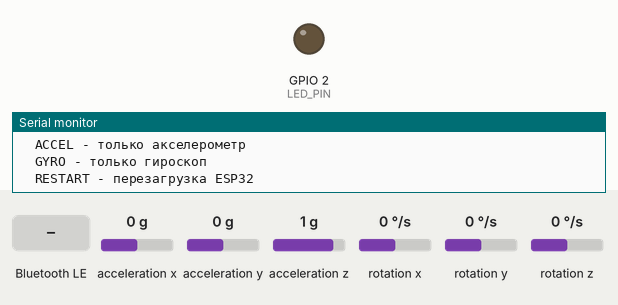
Recording of a sketch running on a simulated ESP32. Parts: output pins drawn as LEDs (lit = HIGH), the last lines printed to the serial monitor. Wiring (inferred from the names in the program): MPU-6050 motion sensor at I2C address 0x68. Inputs (shaded band) come from the test bench; at power-on: acceleration x 0 g, acceleration y 0 g, acceleration z 1 g, rotation x 0 °/s, rotation y 0 °/s, rotation z 0 °/s. Nothing arrives over Bluetooth unless stated; a phone connects over Bluetooth LE 3 s after start.

Above: at 3.9 s.
4.0 s: acceleration x set to -1.4 g
At 5.6 s:
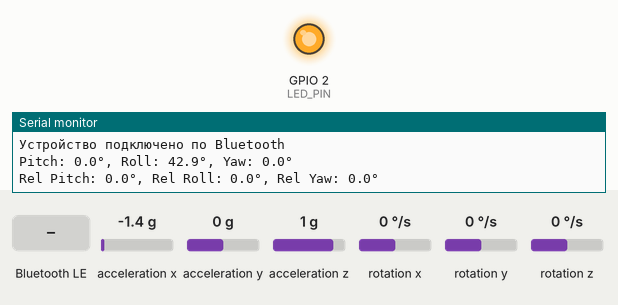
5.9 s: Bluetooth LE write "GET_DATA" received
7.4 s: Bluetooth LE write "RECALIBRATE" received
8.9 s: Bluetooth LE write "RESET_ANGLES" received
Timing chart, 0 to 11.4 s (numbered marks = the images above; inputs shaded):
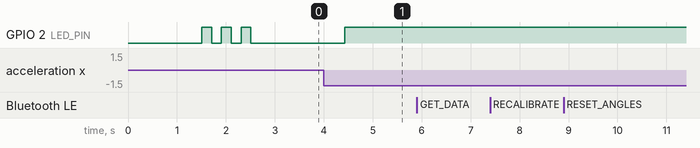

The sketch:

Bluetooth_v4.ino
```cpp
// VR_Head_MPU6050_Bluetooth.ino
#include <Wire.h>
#include <BLEDevice.h>
#include <BLEServer.h>
#include <BLEUtils.h>
#include <BLE2902.h>

// UUID для службы и характеристики
#define SERVICE_UUID        "4fafc201-1fb5-459e-8fcc-c5c9c331914b"
#define CHARACTERISTIC_UUID "beb5483e-36e1-4688-b7f5-ea07361b26a8"

// Настройки MPU6050
#define MPU_ADDR 0x68
#define SDA_PIN 21
#define SCL_PIN 22

// Настройка светодиода
#define LED_PIN 2

BLEServer* pServer = NULL;
BLECharacteristic* pCharacteristic = NULL;
bool deviceConnected = false;
bool oldDeviceConnected = false;

// Структура для данных с датчика
struct SensorData {
  float ax, ay, az;     // Ускорение (g)
  float gx, gy, gz;     // Гироскоп (°/s)
  float temperature;    // Температура (°C)
  unsigned long uptime; // Время работы (сек)
} sensorData;

// Данные ориентации
float pitch = 0, roll = 0, yaw = 0;
float lastSentPitch = 0, lastSentRoll = 0, lastSentYaw = 0;
float gyroOffsetX = 0, gyroOffsetY = 0, gyroOffsetZ = 0;
bool calibrated = false;
unsigned long lastTime = 0;

// Относительный ноль
float zeroPitch = 0, zeroRoll = 0, zeroYaw = 0;
bool zeroSet = false;

// Накопленные углы (без ограничений)
double accumulatedPitch = 0, accumulatedRoll = 0, accumulatedYaw = 0;
float prevPitch = 0, prevRoll = 0, prevYaw = 0;
bool firstMeasurement = true;

// Настройки отправки данных
unsigned long lastDataSend = 0;
const unsigned long SEND_INTERVAL = 50;
const float CHANGE_THRESHOLD = 1.0;

// Установка относительного нуля
void setZeroPoint() {
  zeroPitch = pitch;
  zeroRoll = roll;
  zeroYaw = yaw;
  zeroSet = true;

  // Сбрасываем накопленные углы при установке нуля
  accumulatedPitch = 0;
  accumulatedRoll = 0;
  accumulatedYaw = 0;
  prevPitch = pitch;
  prevRoll = roll;
  prevYaw = yaw;

  Serial.println("Zero point set");
  Serial.print("Zero Pitch: "); Serial.print(zeroPitch);
  Serial.print(" Roll: "); Serial.print(zeroRoll);
  Serial.print(" Yaw: "); Serial.println(zeroYaw);

  String message = "ZERO_SET:PITCH:" + String(zeroPitch, 2) +
                   ",ROLL:" + String(zeroRoll, 2) +
                   ",YAW:" + String(zeroYaw, 2);
  sendBluetoothMessage(message);
}

// Сброс относительного нуля
void resetZeroPoint() {
  zeroPitch = 0;
  zeroRoll = 0;
  zeroYaw = 0;
  zeroSet = false;

  accumulatedPitch = 0;
  accumulatedRoll = 0;
  accumulatedYaw = 0;
  prevPitch = pitch;
  prevRoll = roll;
  prevYaw = yaw;

  Serial.println("Zero point reset");
  sendBluetoothMessage("ZERO_RESET");
}

// Расчет накопленных углов (без ограничений)
void updateAccumulatedAngles() {
  if (firstMeasurement) {
    prevPitch = pitch;
    prevRoll = roll;
    prevYaw = yaw;
    firstMeasurement = false;
    return;
  }

  // Вычисляем разницу углов с учетом переходов через 180/-180
  float deltaPitch = pitch - prevPitch;
  float deltaRoll = roll - prevRoll;
  float deltaYaw = yaw - prevYaw;

  // Корректируем разницу для переходов через границу ±180
  if (deltaPitch > 180) deltaPitch -= 360;
  else if (deltaPitch < -180) deltaPitch += 360;

  if (deltaRoll > 180) deltaRoll -= 360;
  else if (deltaRoll < -180) deltaRoll += 360;

  if (deltaYaw > 180) deltaYaw -= 360;
  else if (deltaYaw < -180) deltaYaw += 360;

  // Накопление углов
  accumulatedPitch += deltaPitch;
  accumulatedRoll += deltaRoll;
  accumulatedYaw += deltaYaw;

  prevPitch = pitch;
  prevRoll = roll;
  prevYaw = yaw;
}

// Получение относительных углов (без ограничений)
double getRelativePitch() {
  if (!zeroSet) return accumulatedPitch;
  return accumulatedPitch - zeroPitch;
}

double getRelativeRoll() {
  if (!zeroSet) return accumulatedRoll;
  return accumulatedRoll - zeroRoll;
}

double getRelativeYaw() {
  if (!zeroSet) return accumulatedYaw;
  return accumulatedYaw - zeroYaw;
}

// Калибровка сенсора
void calibrateSensor() {
  Serial.println("Calibrating...");
  float sumX = 0, sumY = 0, sumZ = 0;

  // Используем низкоуровневое чтение
  for (int i = 0; i < 500; i++) {
    Wire.beginTransmission(MPU_ADDR);
    Wire.write(0x43); // регистр GYRO_XOUT_H
    Wire.endTransmission(false);
    Wire.requestFrom(MPU_ADDR, 6, true);

    if (Wire.available() >= 6) {
      int16_t gx_raw = Wire.read() << 8 | Wire.read();
      int16_t gy_raw = Wire.read() << 8 | Wire.read();
      int16_t gz_raw = Wire.read() << 8 | Wire.read();

      // Конвертация в °/s (±250 °/s диапазон -> 131 LSB/°/s)
      sumX += gx_raw / 131.0;
      sumY += gy_raw / 131.0;
      sumZ += gz_raw / 131.0;
    }
    delay(2);
  }

  gyroOffsetX = sumX / 500;
  gyroOffsetY = sumY / 500;
  gyroOffsetZ = sumZ / 500;
  calibrated = true;

  Serial.println("Calibration complete");
  Serial.print("Offsets - X: "); Serial.print(gyroOffsetX, 4);
  Serial.print(" Y: "); Serial.print(gyroOffsetY, 4);
  Serial.print(" Z: "); Serial.println(gyroOffsetZ, 4);
}

// Формирование строки с данными для отправки
String getSensorDataString() {
  // Обновляем накопленные углы
  updateAccumulatedAngles();

  // Получаем относительные углы
  double relPitch = getRelativePitch();
  double relRoll = getRelativeRoll();
  double relYaw = getRelativeYaw();

  // Формируем строку аналогично WiFi версии
  String data = "PITCH:" + String(pitch, 1) +
                ",ROLL:" + String(roll, 1) +
                ",YAW:" + String(yaw, 1) +
                ",REL_PITCH:" + String(relPitch, 2) +
                ",REL_ROLL:" + String(relRoll, 2) +
                ",REL_YAW:" + String(relYaw, 2) +
                ",ACC_PITCH:" + String(accumulatedPitch, 2) +
                ",ACC_ROLL:" + String(accumulatedRoll, 2) +
                ",ACC_YAW:" + String(accumulatedYaw, 2) +
                ",ZERO_SET:" + String(zeroSet ? "true" : "false");

  return data;
}

// Проверка изменения данных для отправки
bool dataChanged() {
  return (abs(pitch - lastSentPitch) >= CHANGE_THRESHOLD ||
          abs(roll - lastSentRoll) >= CHANGE_THRESHOLD ||
          abs(yaw - lastSentYaw) >= CHANGE_THRESHOLD);
}

// Расчет углов по акселерометру и гироскопу
void calculateAngles() {
  if (!calibrated) return;

  // Чтение сырых данных напрямую через I2C
  Wire.beginTransmission(MPU_ADDR);
  Wire.write(0x3B); // starting with register 0x3B (ACCEL_XOUT_H)
  Wire.endTransmission(false);
  Wire.requestFrom(MPU_ADDR, 14, true);

  if (Wire.available() >= 14) {
    // Чтение акселерометра
    int16_t ax_raw = Wire.read() << 8 | Wire.read();
    int16_t ay_raw = Wire.read() << 8 | Wire.read();
    int16_t az_raw = Wire.read() << 8 | Wire.read();

    // Чтение температуры
    int16_t temp_raw = Wire.read() << 8 | Wire.read();

    // Чтение гироскопа
    int16_t gx_raw = Wire.read() << 8 | Wire.read();
    int16_t gy_raw = Wire.read() << 8 | Wire.read();
    int16_t gz_raw = Wire.read() << 8 | Wire.read();

    // Конвертация в физические величины
    // ±2g диапазон -> 16384 LSB/g
    float ax = ax_raw / 16384.0;
    float ay = ay_raw / 16384.0;
    float az = az_raw / 16384.0;

    // Расчет температуры
    sensorData.temperature = (temp_raw / 340.0) + 36.53;

    // ±250 °/s диапазон -> 131 LSB/°/s
    float gx = gx_raw / 131.0 - gyroOffsetX;
    float gy = gy_raw / 131.0 - gyroOffsetY;
    float gz = gz_raw / 131.0 - gyroOffsetZ;

    // Расчет времени
    unsigned long currentTime = millis();
    float deltaTime = (currentTime - lastTime) / 1000.0;
    if (lastTime == 0) deltaTime = 0.01;
    lastTime = currentTime;

    // Углы по акселерометру
    float accelPitch = atan2(ay, az) * 180.0 / PI;
    float accelRoll = atan2(-ax, sqrt(ay * ay + az * az)) * 180.0 / PI;

    // Интегрирование гироскопа
    pitch += gx * deltaTime * 180.0 / PI;
    roll += gy * deltaTime * 180.0 / PI;
    yaw += gz * deltaTime * 180.0 / PI;

    // Комплементарный фильтр
    float alpha = 0.96;
    pitch = alpha * pitch + (1.0 - alpha) * accelPitch;
    roll = alpha * roll + (1.0 - alpha) * accelRoll;

    // Сохраняем также в структуру sensorData
    sensorData.ax = ax;
    sensorData.ay = ay;
    sensorData.az = az;
    sensorData.gx = gx;
    sensorData.gy = gy;
    sensorData.gz = gz;
    sensorData.uptime = millis() / 1000;
  }
}

// Отправка сообщения через Bluetooth
void sendBluetoothMessage(String message) {
  if (deviceConnected && pCharacteristic != NULL) {
    pCharacteristic->setValue(message.c_str());
    pCharacteristic->notify();
  }
}

// Класс обратного вызова для BLE сервера
class MyServerCallbacks: public BLEServerCallbacks {
    void onConnect(BLEServer* pServer) {
      deviceConnected = true;
      Serial.println("Устройство подключено по Bluetooth");
      digitalWrite(LED_PIN, HIGH); // Включаем светодиод при подключении
    };

    void onDisconnect(BLEServer* pServer) {
      deviceConnected = false;
      Serial.println("Устройство отключено от Bluetooth");
      digitalWrite(LED_PIN, LOW); // Выключаем светодиод при отключении
    }
};

// Класс обратного вызова для BLE характеристики
class MyCallbacks: public BLECharacteristicCallbacks {
    void onWrite(BLECharacteristic* pCharacteristic) {
      String value = pCharacteristic->getValue();

      if (value.length() > 0) {
        Serial.print("Получено по Bluetooth: ");
        Serial.println(value);

        // Обработка команд
        if (value == "GET_DATA") {
          String data = getSensorDataString();
          sendBluetoothMessage(data);
        }
        else if (value == "RECALIBRATE") {
          calibrated = false;
          calibrateSensor();
          sendBluetoothMessage("RECALIBRATION_COMPLETE");
        }
        else if (value == "RESET_ANGLES") {
          pitch = 0; roll = 0; yaw = 0;
          lastSentPitch = 0; lastSentRoll = 0; lastSentYaw = 0;
          resetZeroPoint();
          sendBluetoothMessage("ANGLES_RESET");

          // Отправляем обновленные данные
          String data = getSensorDataString();
          sendBluetoothMessage(data);
        }
        else if (value == "SET_ZERO") {
          setZeroPoint();
          sendBluetoothMessage("ZERO_POINT_SET");
        }
        else if (value == "RESET_ZERO") {
          resetZeroPoint();
          sendBluetoothMessage("ZERO_POINT_RESET");
        }
        else if (value == "LED ON") {
          digitalWrite(LED_PIN, HIGH);
          sendBluetoothMessage("LED_ON");
        }
        else if (value == "LED OFF") {
          digitalWrite(LED_PIN, LOW);
          sendBluetoothMessage("LED_OFF");
        }
        else if (value == "STATUS") {
          String status = "STATUS:Running,Uptime:" + String(millis() / 1000) +
                         "s,Calibrated:" + (calibrated ? "Yes" : "No") +
                         ",ZeroSet:" + (zeroSet ? "Yes" : "No");
          sendBluetoothMessage(status);
        }
        else if (value == "TEMP") {
          String tempMsg = "TEMPERATURE:" + String(sensorData.temperature, 2) + "C";
          sendBluetoothMessage(tempMsg);
        }
        else if (value == "DATA") {
          // Полные сырые данные с датчика
          String rawData = "RAW:" + String(sensorData.ax, 2) + "," +
                           String(sensorData.ay, 2) + "," +
                           String(sensorData.az, 2) + "," +
                           String(sensorData.gx, 2) + "," +
                           String(sensorData.gy, 2) + "," +
                           String(sensorData.gz, 2) + "," +
                           String(sensorData.temperature, 2);
          sendBluetoothMessage(rawData);
        }
        else if (value == "ACCEL") {
          String accelData = "ACCEL:" + String(sensorData.ax, 2) + "," +
                             String(sensorData.ay, 2) + "," +
                             String(sensorData.az, 2);
          sendBluetoothMessage(accelData);
        }
        else if (value == "GYRO") {
          String gyroData = "GYRO:" + String(sensorData.gx, 2) + "," +
                            String(sensorData.gy, 2) + "," +
                            String(sensorData.gz, 2);
          sendBluetoothMessage(gyroData);
        }
        else if (value == "RESTART") {
          sendBluetoothMessage("RESTARTING...");
          delay(100);
          ESP.restart();
        }
        else {
          // Эхо для неизвестных команд
          sendBluetoothMessage("ECHO:" + value);
        }
      }
    }
};

// Инициализация MPU6050
void initMPU6050() {
  Wire.beginTransmission(MPU_ADDR);
  Wire.write(0x6B); // PWR_MGMT_1 register
  Wire.write(0x00); // выход из sleep режима
  Wire.endTransmission(true);

  // Настройка гироскопа ±250 °/s
  Wire.beginTransmission(MPU_ADDR);
  Wire.write(0x1B); // GYRO_CONFIG register
  Wire.write(0x00);
  Wire.endTransmission(true);

  // Настройка акселерометра ±2g
  Wire.beginTransmission(MPU_ADDR);
  Wire.write(0x1C); // ACCEL_CONFIG register
  Wire.write(0x00);
  Wire.endTransmission(true);

  // Настройка фильтра
  Wire.beginTransmission(MPU_ADDR);
  Wire.write(0x1A); // CONFIG register
  Wire.write(0x03); // DLPF_CFG = 3
  Wire.endTransmission(true);
}

void setup() {
  Serial.begin(115200);

  // Настройка встроенного светодиода
  pinMode(LED_PIN, OUTPUT);
  digitalWrite(LED_PIN, LOW);

  // Инициализация I2C для MPU6050
  Wire.begin(SDA_PIN, SCL_PIN);
  Wire.setClock(400000);
  initMPU6050();

  // КАЛИБРАЦИЯ
  calibrateSensor();

  Serial.println("Запуск BLE сервера с MPU6050...");
  Serial.println("Используется алгоритм ориентации с прямым чтением I2C");

  // Инициализация BLE
  BLEDevice::init("VR_Head_Hom_001");

  // Создание сервера
  pServer = BLEDevice::createServer();
  pServer->setCallbacks(new MyServerCallbacks());

  // Создание службы
  BLEService *pService = pServer->createService(SERVICE_UUID);

  // Создание характеристики
  pCharacteristic = pService->createCharacteristic(
                      CHARACTERISTIC_UUID,
                      BLECharacteristic::PROPERTY_READ |
                      BLECharacteristic::PROPERTY_WRITE |
                      BLECharacteristic::PROPERTY_NOTIFY
                    );

  pCharacteristic->setCallbacks(new MyCallbacks());
  pCharacteristic->setValue("VR Head Tracker Ready");

  // Добавляем дескриптор для уведомлений
  pCharacteristic->addDescriptor(new BLE2902());

  // Запуск службы
  pService->start();

  // Настройка рекламы
  BLEAdvertising *pAdvertising = BLEDevice::getAdvertising();
  pAdvertising->addServiceUUID(SERVICE_UUID);
  pAdvertising->setScanResponse(true);
  pAdvertising->setMinPreferred(0x06);
  pAdvertising->setMaxPreferred(0x12);

  // Запуск рекламы
  BLEDevice::startAdvertising();

  Serial.println("BLE сервер готов!");
  Serial.println("Имя устройства: VR_Head_Hom_001");
  Serial.println("UUID службы: " + String(SERVICE_UUID));
  Serial.println("UUID характеристики: " + String(CHARACTERISTIC_UUID));
  Serial.println("Ожидание подключений...");
  Serial.println("\nДоступные команды:");
  Serial.println("  GET_DATA - углы ориентации (PITCH,ROLL,YAW)");
  Serial.println("  RECALIBRATE - перекалибровка");
  Serial.println("  RESET_ANGLES - сброс всех углов");
  Serial.println("  SET_ZERO - установить относительный ноль");
  Serial.println("  RESET_ZERO - сбросить относительный ноль");
  Serial.println("  LED ON/OFF - управление светодиодом");
  Serial.println("  STATUS - информация о системе");
  Serial.println("  TEMP - температура датчика");
  Serial.println("  DATA - все сырые данные с датчика");
  Serial.println("  ACCEL - только акселерометр");
  Serial.println("  GYRO - только гироскоп");
  Serial.println("  RESTART - перезагрузка ESP32");

  // Моргаем светодиодом 3 раза при старте
  for (int i = 0; i < 3; i++) {
    digitalWrite(LED_PIN, HIGH);
    delay(200);
    digitalWrite(LED_PIN, LOW);
    delay(200);
  }

  lastDataSend = millis();
}

void loop() {
  // Расчет углов ориентации
  calculateAngles();

  // Автоматическая отправка данных при подключении
  if (deviceConnected) {
    unsigned long currentTime = millis();

    if (currentTime - lastDataSend >= SEND_INTERVAL) {
      if (dataChanged() || lastDataSend == 0) {
        String data = getSensorDataString();
        pCharacteristic->setValue(data.c_str());
        pCharacteristic->notify();

        lastSentPitch = pitch;
        lastSentRoll = roll;
        lastSentYaw = yaw;
        lastDataSend = currentTime;

        // Вывод в Serial для отладки
        static unsigned long lastSerialPrint = 0;
        if (currentTime - lastSerialPrint > 1000) {
          Serial.print("Pitch: "); Serial.print(pitch, 1);
          Serial.print("°, Roll: "); Serial.print(roll, 1);
          Serial.print("°, Yaw: "); Serial.print(yaw, 1); Serial.println("°");

          Serial.print("Rel Pitch: "); Serial.print(getRelativePitch(), 1);
          Serial.print("°, Rel Roll: "); Serial.print(getRelativeRoll(), 1);
          Serial.print("°, Rel Yaw: "); Serial.print(getRelativeYaw(), 1); Serial.println("°");

          lastSerialPrint = currentTime;
        }
      }
    }
  }

  // Обработка отключения/переподключения
  if (!deviceConnected && oldDeviceConnected) {
    delay(500);
    pServer->startAdvertising();
    Serial.println("Начато рекламирование...");
    oldDeviceConnected = deviceConnected;
  }

  if (deviceConnected && !oldDeviceConnected) {
    oldDeviceConnected = deviceConnected;
  }

  delay(10); // Небольшая задержка для стабильности
}
```
